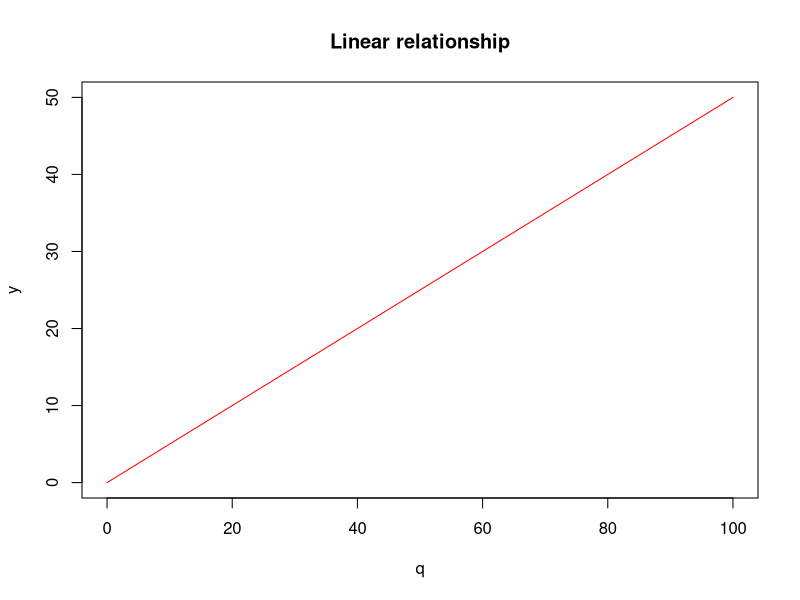
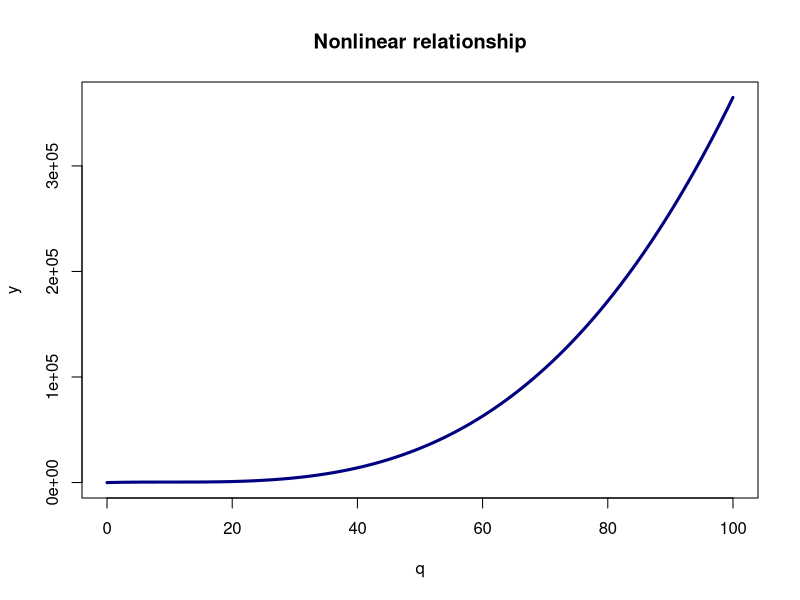
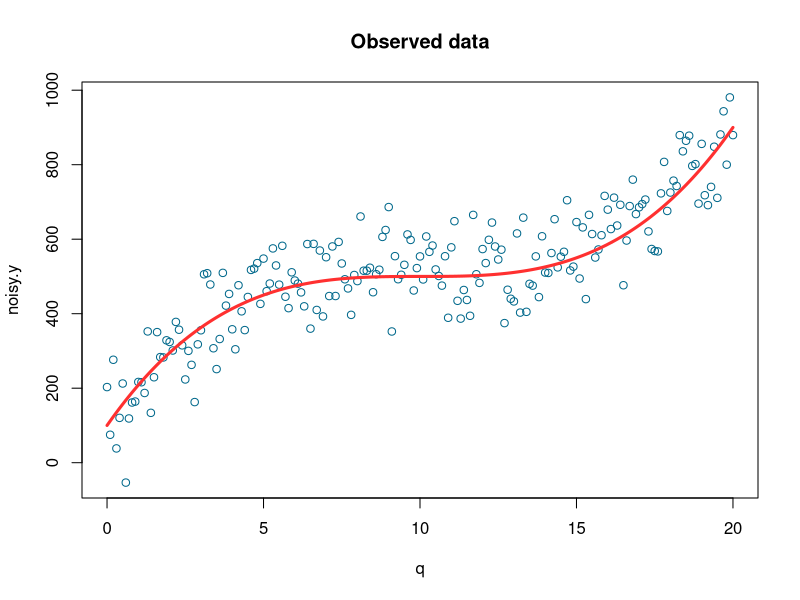
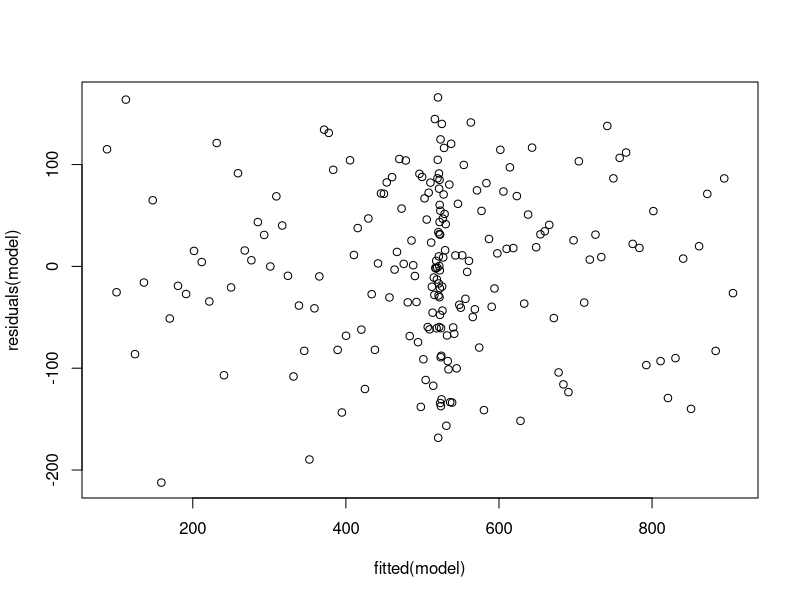
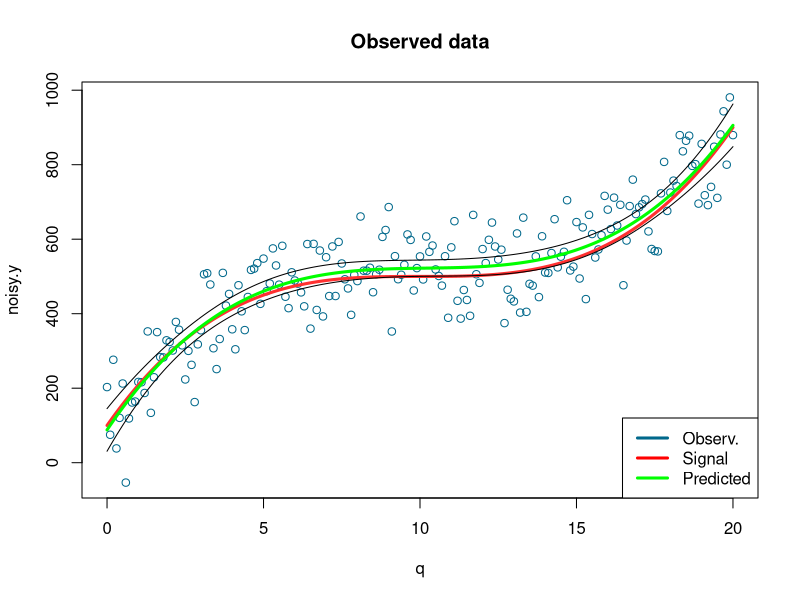

Recreate these plots in R, in order.
## ---- chunk 1
knitr::opts_chunk$set(echo = TRUE)
## ---- chunk 2
p <- 0.5
q <- seq(0,100,1)
y <- p*q
plot(q,y,type='l',col='red',main='Linear relationship')
## ---- chunk 3
y <- 450 + p*(q-10)^3
plot(q,y,type='l',col='navy',main='Nonlinear relationship',lwd=3)
## ---- chunk 4
set.seed(20)

# Predictorq
q <- seq(from=0, to=20, by=0.1)

# Value to predict
y <- 500 + 0.4 * (q-10)^3

# Some noise is generated and added to the real signal (y):
noise <- rnorm(length(q), mean=10, sd=80)
noisy.y <- y + noise

# Plot
plot(q,noisy.y,col='deepskyblue4',xlab='q',main='Observed data')
lines(q,y,col='firebrick1',lwd=3)
## ---- chunk 5
model <- lm(noisy.y ~ poly(q,3)) # or...
# model <- lm(noisy.y ~ x + I(X^2) + I(X^3))
## ---- chunk 6
summary(model)
## ---- chunk 7
confint(model, level=0.95)
## ---- chunk 8
plot(fitted(model),residuals(model))
## ---- chunk 9
predicted.intervals <- predict(model,data.frame(x=q),interval='confidence',
                               level=0.99)
## ---- chunk 10
plot(q,noisy.y,col='deepskyblue4',xlab='q',main='Observed data')
lines(q,y,col='firebrick1',lwd=3)
lines(q,predicted.intervals[,1],col='green',lwd=3)
lines(q,predicted.intervals[,2],col='black',lwd=1)
lines(q,predicted.intervals[,3],col='black',lwd=1)
legend("bottomright",c("Observ.","Signal","Predicted"), 
       col=c("deepskyblue4","red","green"), lwd=3)
